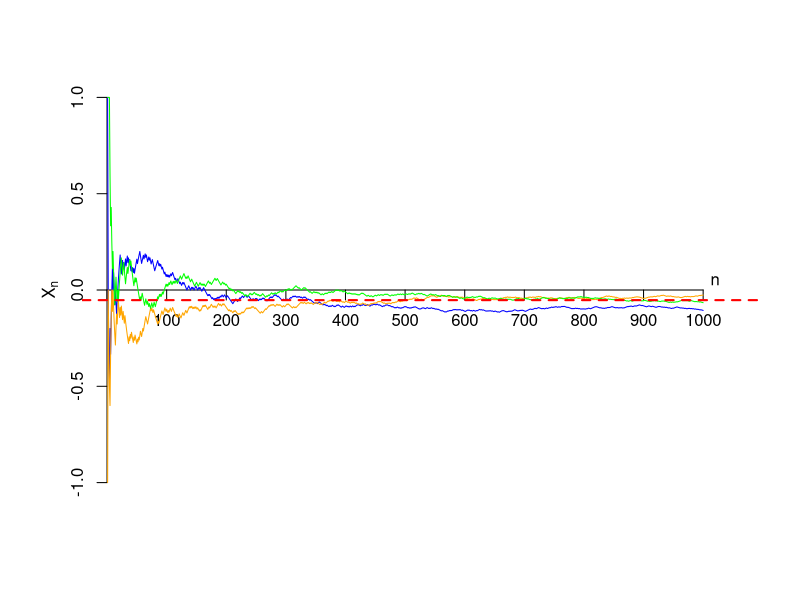

Write R code to recreate this figure.
## ---- chunk 1
set.seed(4)

n <- 1000
i <- 19
plot(NULL, xaxt="n", yaxt="n",
     xlim=c(0,1.05 * n), ylim=c(-1, 1), 
     xlab="", ylab="", bty="n")
axis(1, pos=0, at=seq(0, n, 100), labels=c("", seq(100, n, 100)))
axis(2, pos=0)
mtext(expression("X"[n]), side=2, line=1, at=0)
text(x=1.02 * n, y=0.05, "n")
for(col in c("blue", "orange", "green")) {
  x <- cumsum(sample(c(-1, 1), n, prob=c(20/38, 18/38), replace=T)) / 1:n
  lines(1:n, x, pch=i, col=col)
  i <- i - 1
}

abline(-2/38, 0, lty=2, lwd=2, col="red")
